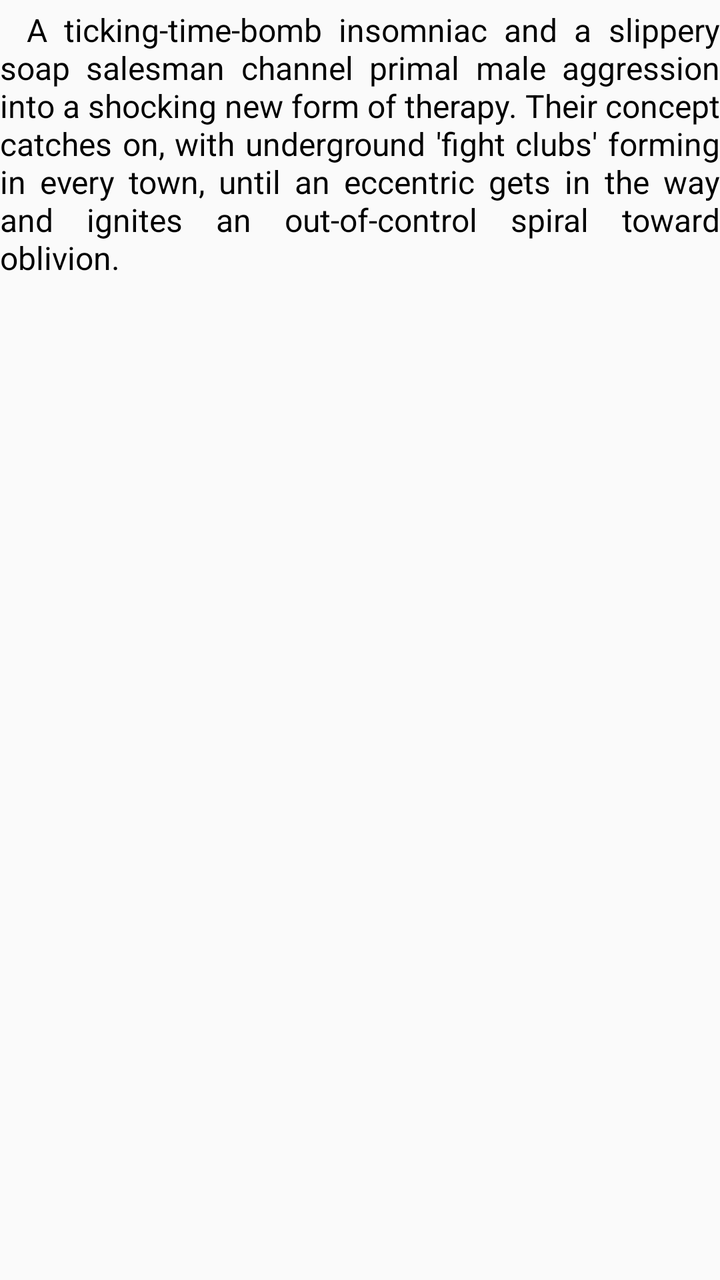
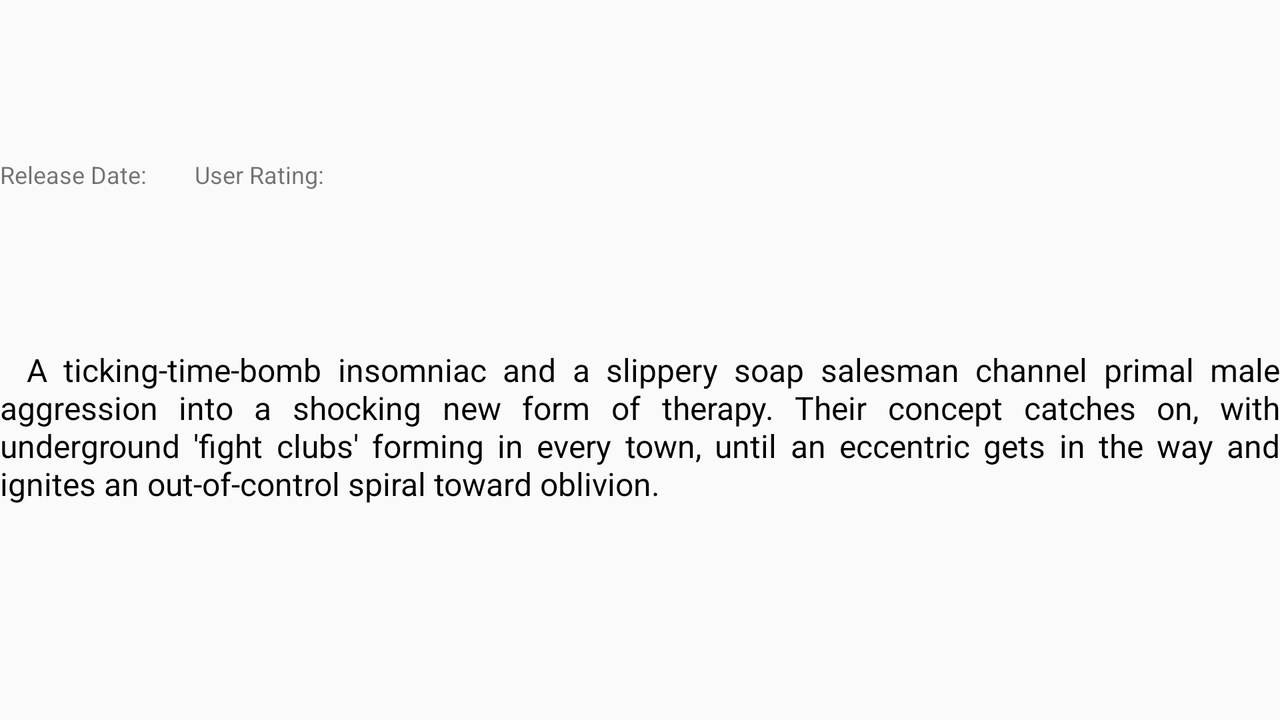

One screen, two layout resources from the same app: the default and the repository's alternative for another configuration. Each is rendered where Android would select it; the XML of both is given below.
<!-- AndroidManifest.xml: application theme AppTheme -->
<!-- res/layout/detail_overview_fragment.xml -->
<?xml version="1.0" encoding="utf-8"?>
<layout>

    <data>
        <variable
            name="movie"
            type="com.udacity.demur.popularmovies.model.Movie" />
    </data>

    <ScrollView xmlns:android="http://schemas.android.com/apk/res/android"
        xmlns:tools="http://schemas.android.com/tools"
        android:layout_width="match_parent"
        android:layout_height="match_parent">

        <TextView
            android:id="@+id/tv_overview"
            style="@style/MovieOverview"
            android:text="@{@string/first_line_indent(movie.overview)}"
            tools:text="\t\tA ticking-time-bomb insomniac and a slippery soap salesman channel primal male aggression into a shocking new form of therapy. Their concept catches on, with underground 'fight clubs' forming in every town, until an eccentric gets in the way and ignites an out-of-control spiral toward oblivion." />

    </ScrollView>
</layout>
<!-- resources referenced by this layout -->
<resources>
  <string name="first_line_indent" translatable="false">\t\t%1$s</string>
  <style name="MovieOverview">
          <item name="android:layout_width">match_parent</item>
          <item name="android:layout_height">wrap_content</item>
          <item name="android:layout_marginTop">@dimen/content_tv_margin_top</item>
          <item name="android:justificationMode" tools:ignore="NewApi">inter_word</item>
          <item name="android:paddingBottom">@dimen/tv_overview_margin_end_bottom</item>
          <item name="android:textColor">@android:color/black</item>
          <item name="android:textSize">@dimen/content_tv_text_size</item>
      </style>
  <style name="AppTheme" parent="Theme.AppCompat.Light.DarkActionBar">
          <item name="colorPrimary">@color/colorPrimary</item>
          <item name="colorPrimaryDark">@color/colorPrimaryDark</item>
          <item name="colorAccent">@color/colorAccent</item>
      </style>
  <dimen name="content_tv_margin_top">4dp</dimen>
  <dimen name="tv_overview_margin_end_bottom">16dp</dimen>
  <dimen name="content_tv_text_size">16sp</dimen>
  <color name="colorPrimary">#3F51B5</color>
  <color name="colorPrimaryDark">#303F9F</color>
  <color name="colorAccent">#FF4081</color>
</resources>
<!-- res/layout-land/detail_overview_fragment.xml (the repository's variant of the layout above) -->
<!-- drawn on the phone turned sideways -->
<?xml version="1.0" encoding="utf-8"?>
<layout xmlns:android="http://schemas.android.com/apk/res/android"
    xmlns:app="http://schemas.android.com/apk/res-auto"
    xmlns:tools="http://schemas.android.com/tools">

    <data>
        <variable
            name="movie"
            type="com.udacity.demur.popularmovies.model.Movie" />
    </data>

    <ScrollView
        android:layout_width="match_parent"
        android:layout_height="match_parent">

        <android.support.constraint.ConstraintLayout
            android:layout_width="match_parent"
            android:layout_height="wrap_content">

            <TextView
                android:id="@+id/tv_release_date_label"
                style="@style/Label"
                android:text="@string/release_date_label"
                app:layout_constraintBottom_toBottomOf="@id/tv_release_date"
                app:layout_constraintStart_toStartOf="parent"
                app:layout_constraintTop_toTopOf="@id/tv_release_date" />

            <TextView
                android:id="@+id/tv_release_date"
                style="@style/DetailTextField"
                android:layout_marginStart="@dimen/content_tv_margin_start"
                android:layout_marginLeft="@dimen/content_tv_margin_start"
                android:layout_marginTop="@dimen/content_tv_margin_top"
                android:text="@{movie.release_date}"
                app:layout_constraintStart_toEndOf="@id/tv_release_date_label"
                app:layout_constraintTop_toTopOf="parent"
                tools:text="2019-06-09" />

            <TextView
                android:id="@+id/tv_vote_average_label"
                style="@style/Label"
                android:layout_marginStart="@dimen/labels_margin_top"
                android:layout_marginLeft="@dimen/labels_margin_top"
                android:text="@string/user_rating_label"
                app:layout_constraintStart_toEndOf="@id/tv_release_date"
                app:layout_constraintTop_toTopOf="@id/tv_release_date_label" />

            <TextView
                android:id="@+id/tv_vote_average"
                style="@style/DetailTextField"
                android:layout_marginStart="@dimen/content_tv_margin_start"
                android:layout_marginLeft="@dimen/content_tv_margin_start"
                android:text="@{@string/vote_average(movie.vote_average)}"
                app:layout_constraintStart_toEndOf="@id/tv_vote_average_label"
                app:layout_constraintTop_toTopOf="@id/tv_release_date"
                tools:text="9.3/10" />

            <TextView
                android:id="@+id/tv_overview"
                style="@style/MovieOverview"
                android:text="@{@string/first_line_indent(movie.overview)}"
                app:layout_constraintTop_toBottomOf="@id/tv_release_date"
                tools:text="\t\tA ticking-time-bomb insomniac and a slippery soap salesman channel primal male aggression into a shocking new form of therapy. Their concept catches on, with underground 'fight clubs' forming in every town, until an eccentric gets in the way and ignites an out-of-control spiral toward oblivion." />

        </android.support.constraint.ConstraintLayout>

    </ScrollView>
</layout>
<!-- resources referenced by the variant -->
<!-- as the phone turned sideways resolves them -->
<resources>
  <dimen name="content_tv_margin_start">8dp</dimen>
  <dimen name="content_tv_margin_top">4dp</dimen>
  <dimen name="labels_margin_top">16dp</dimen>
  <string name="first_line_indent" translatable="false">\t\t%1$s</string>
  <string name="release_date_label">Release Date:</string>
  <string name="user_rating_label">User Rating:</string>
  <string name="vote_average" translatable="false">%1$s/10</string>
  <style name="Label">
          <item name="android:layout_width">@dimen/label_width</item>
          <item name="android:layout_height">@dimen/label_height</item>
          <item name="android:textSize">@dimen/labels_text_size</item>
      </style>
  <style name="MovieOverview">
          <item name="android:layout_width">match_parent</item>
          <item name="android:layout_height">wrap_content</item>
          <item name="android:layout_marginTop">@dimen/content_tv_margin_top</item>
          <item name="android:justificationMode" tools:ignore="NewApi">inter_word</item>
          <item name="android:paddingBottom">@dimen/tv_overview_margin_end_bottom</item>
          <item name="android:textColor">@android:color/black</item>
          <item name="android:textSize">@dimen/content_tv_text_size</item>
      </style>
  <style name="AppTheme" parent="Theme.AppCompat.Light.DarkActionBar">
          <item name="colorPrimary">@color/colorPrimary</item>
          <item name="colorPrimaryDark">@color/colorPrimaryDark</item>
          <item name="colorAccent">@color/colorAccent</item>
      </style>
  <dimen name="label_width">@dimen/wrap_content</dimen>
  <dimen name="label_height">@dimen/wrap_content</dimen>
  <dimen name="labels_text_size">12sp</dimen>
  <dimen name="tv_overview_margin_end_bottom">16dp</dimen>
  <dimen name="content_tv_text_size">16sp</dimen>
  <color name="colorPrimary">#3F51B5</color>
  <color name="colorPrimaryDark">#303F9F</color>
  <color name="colorAccent">#FF4081</color>
  <item name="wrap_content" format="integer" type="dimen">-2</item>
</resources>
